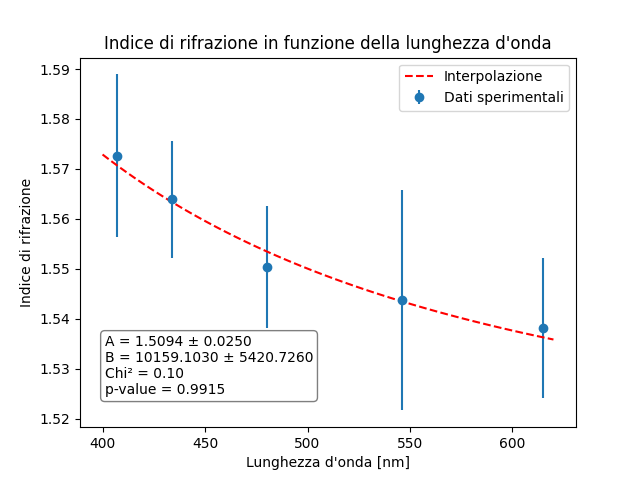

Python code for this plot:
import numpy as np
import matplotlib.pyplot as plt
from astropy.coordinates import Angle
from iminuit import Minuit
from iminuit.cost import LeastSquares
from scipy.stats import chi2

def sessagesimale_to_decimale(gradi, primi):
    # Crea un oggetto Angle utilizzando i gradi e i primi
    angolo = Angle(f'{gradi}d{primi}m')
    # Converte l'angolo in gradi decimali
    return angolo.deg
def decimale_to_sessagesimale(angolo):
    # Crea un oggetto Angle utilizzando i gradi decimali
    angolo = Angle(angolo, unit='deg')
    # Converte l'angolo in gradi e primi
    return angolo.dms


def grad_to_rad(angolo):
    return np.radians(angolo)


def coeff_rifrazione(delta_min,alpha):
    return np.sin(grad_to_rad((delta_min+alpha)/2))/np.sin(grad_to_rad(alpha/2))


def error_coeff_rifrazione(delta_min, delta_min_err, alpha, alpha_err):
    term1 = (np.cos(grad_to_rad((delta_min + alpha) / 2)) / (2 * np.sin(grad_to_rad(alpha / 2)))) * delta_min_err
    term2 = ((np.cos(grad_to_rad((delta_min + alpha) / 2)) / (2 * np.sin(grad_to_rad(alpha / 2)))) - 
             (np.sin(grad_to_rad((delta_min + alpha) / 2)) * np.cos(grad_to_rad(alpha / 2)) / 
              (2 * np.sin(grad_to_rad(alpha / 2))**2))) * alpha_err
    return np.sqrt(term1**2 + term2**2)
def func_mod1(lenght,A,B):
    return A + B/(pow(lenght,2))

def funcmod2(lenght,A,B,C):
    return A + B/(pow(lenght,2)) + C/(pow(lenght,4))

def main(): #programma che quantifica la relazione tra linghezza d'onda ed indice di rifrazione, intepolando per ottenere i coefficenti di Cauchy
    #angoli iniziali:
    Theta_iniz = sessagesimale_to_decimale(199,34)
    Theta_iniz_err = sessagesimale_to_decimale(0,1)
    alpha = sessagesimale_to_decimale(59,30)
    alpha_err =  sessagesimale_to_decimale(0,1)
    
    lambdas = [407, 434, 480, 546, 615] #ossia viola,blu,azzurro,verde,arancione su cui poniamo errore nullo
    
    #prime misure degli angoli per ogni colore(3) e statistiche:
    delta_viola = [sessagesimale_to_decimale(156,29),sessagesimale_to_decimale(156,31),sessagesimale_to_decimale(156,26)]
    delta_azzurro = [sessagesimale_to_decimale(158,28),sessagesimale_to_decimale(158,30),sessagesimale_to_decimale(158,30)]
    delta_blu = [sessagesimale_to_decimale(157,17),sessagesimale_to_decimale(157,15),sessagesimale_to_decimale(157,16)]
    delta_verde = [sessagesimale_to_decimale(159,6),sessagesimale_to_decimale(159,0),sessagesimale_to_decimale(159,7)]
    delta_arancione = [sessagesimale_to_decimale(159,35),sessagesimale_to_decimale(159,32),sessagesimale_to_decimale(159,35)]
    media_viola = np.mean(delta_viola)
    media_azzurro = np.mean(delta_azzurro)
    media_blu = np.mean(delta_blu)
    media_verde = np.mean(delta_verde)
    media_arancione = np.mean(delta_arancione)
    delta_prima_misura = [media_viola,media_blu,media_azzurro,media_verde,media_arancione]
    delta_prima_misura_err = [np.std(delta_viola)/np.sqrt(3),np.std(delta_blu)/np.sqrt(3),np.std(delta_azzurro)/np.sqrt(3),np.std(delta_verde)/np.sqrt(3),np.std(delta_arancione)/np.sqrt(3)]
    
    #misura dell'angolo rispetto a theta iniziale:
    
    delta_min = []
    for i in range(5):
        delta_min.append(abs(delta_prima_misura[i]-Theta_iniz))
    delta_sessagesimale_viola = []
    delta_sessagesimale_azzurro = []
    delta_sessagesimale_blu = []
    delta_sessagesimale_verde = []
    delta_sessagesimale_arancione = []
    for i in range(3):
        delta_sessagesimale_viola.append(decimale_to_sessagesimale(delta_viola[i]-Theta_iniz))
        delta_sessagesimale_azzurro.append(decimale_to_sessagesimale(delta_azzurro[i]-Theta_iniz))
        delta_sessagesimale_blu.append(decimale_to_sessagesimale(delta_blu[i]-Theta_iniz))
        delta_sessagesimale_verde.append(decimale_to_sessagesimale(delta_verde[i]-Theta_iniz))
        delta_sessagesimale_arancione.append(decimale_to_sessagesimale(delta_arancione[i]-Theta_iniz))
    print('Delta viola:',delta_sessagesimale_viola)
    print('Delta azzurro:',delta_sessagesimale_azzurro)
    print('Delta blu:',delta_sessagesimale_blu)
    print('Delta verde:',delta_sessagesimale_verde)
    print('Delta arancione:',delta_sessagesimale_arancione)
    def error_delta_min(delta_prima_misura_err,Theta_iniz_err):
        return np.sqrt(delta_prima_misura_err**2+Theta_iniz_err**2)
    delta_min_err = []
    for i in range(5):
        delta_min_err.append(error_delta_min(delta_prima_misura_err[i],Theta_iniz_err))
    #calcolo dei coefficienti di rifrazione e relativi errori:   
    n_rifraz = []
    for i in range(5):
        n_rifraz.append(coeff_rifrazione(delta_min[i],alpha))
    
    n_rifraz_err = []
    for i in range(5):
        n_rifraz_err.append(error_coeff_rifrazione(delta_min[i],delta_min_err[i],alpha,alpha_err))
    fig,ax = plt.subplots()
    ax.errorbar(lambdas,n_rifraz,yerr=n_rifraz_err,fmt='o',label='Dati sperimentali')
    
    plt.xlabel('Lunghezza d\'onda [nm]')
    plt.ylabel('Indice di rifrazione')
    plt.title('Indice di rifrazione in funzione della lunghezza d\'onda')
    plt.legend()
    
    
    #interpolazione per ottenere i coefficenti di Cauchy:
    my_cost_func = LeastSquares(lambdas, n_rifraz, n_rifraz_err, func_mod1)
    m = Minuit(my_cost_func, A=1, B=1000 ) 
    m.migrad()
    A = m.values['A']
    B = m.values['B']
    chi_squared = m.fval
    p_value = 1 - chi2.cdf(chi_squared,3)
    print(m.values)
    print(m.errors)
    print(m.covariance)
    
    #grafico con interpolazione:
    
    textstr = (
    f"A = {m.values['A']:.4f} ± {m.errors['A']:.4f}\n"
    f"B = {m.values['B']:.4f} ± {m.errors['B']:.4f}\n"
    f"Chi² = {chi_squared:.2f}\n"
    f"p-value = {p_value:.4f}"
    )
    ax.text(
    0.05, 0.25, textstr, transform=ax.transAxes, fontsize=10,
    verticalalignment='top', bbox=dict(boxstyle='round', facecolor='white', alpha=0.5)
    )

    x = np.linspace(400,620,100)
    y = func_mod1(x,m.values['A'],m.values['B'])
    ax.plot(x,y,label='Interpolazione',color='red',linestyle='--') 
    plt.legend()
    
    plt.savefig('prismaHg.png')
    plt.show()
    
    
    #seconda interpolazione: proviamo ad aumentare l'ordine di arresto per vedere se migliora il fit;
    my_cost_func2 = LeastSquares(lambdas, n_rifraz, n_rifraz_err, funcmod2)
    m2 = Minuit(my_cost_func2, A=1, B=1000, C=1)
    m2.migrad()
    A2 = m2.values['A']
    B2 = m2.values['B']
    C2 = m2.values['C']
    chi_squared2 = m2.fval
    p_value2 = 1 - chi2.cdf(chi_squared2,2)
    print(m2.values)
    print(m2.errors)
    print(m2.covariance)
    fig,ax = plt.subplots()
    ax.errorbar(lambdas,n_rifraz,yerr=n_rifraz_err,fmt='o',label='Dati sperimentali')
    textstr = (
    f"A = {m2.values['A']:.4f} ± {m2.errors['A']:.4f}\n"
    f"B = {m2.values['B']:.4f} ± {m2.errors['B']:.4f}\n"
    f"C = {m2.values['C']:.4f} ± {m2.errors['C']:.4f}\n"
    f"Chi² = {chi_squared2:.2f}\n"
    f"p-value = {p_value2:.4f}"
    )
    ax.text(
    0.05, 0.25, textstr, transform=ax.transAxes, fontsize=10,
    verticalalignment='top', bbox=dict(boxstyle='round', facecolor='white', alpha=0.5)
    )
    x = np.linspace(400,620,100)
    y = funcmod2(x,m2.values['A'],m2.values['B'],m2.values['C'])
    ax.plot(x,y,label='Interpolazione',color='red',linestyle='--')
    plt.legend()
    plt.xlabel('Lunghezza d\'onda [nm]')
    plt.ylabel('Indice di rifrazione')
    plt.title('Indice di rifrazione in funzione della lunghezza d\'onda')
    plt.show()
    
    
    
    
if __name__ == "__main__":
    main()

